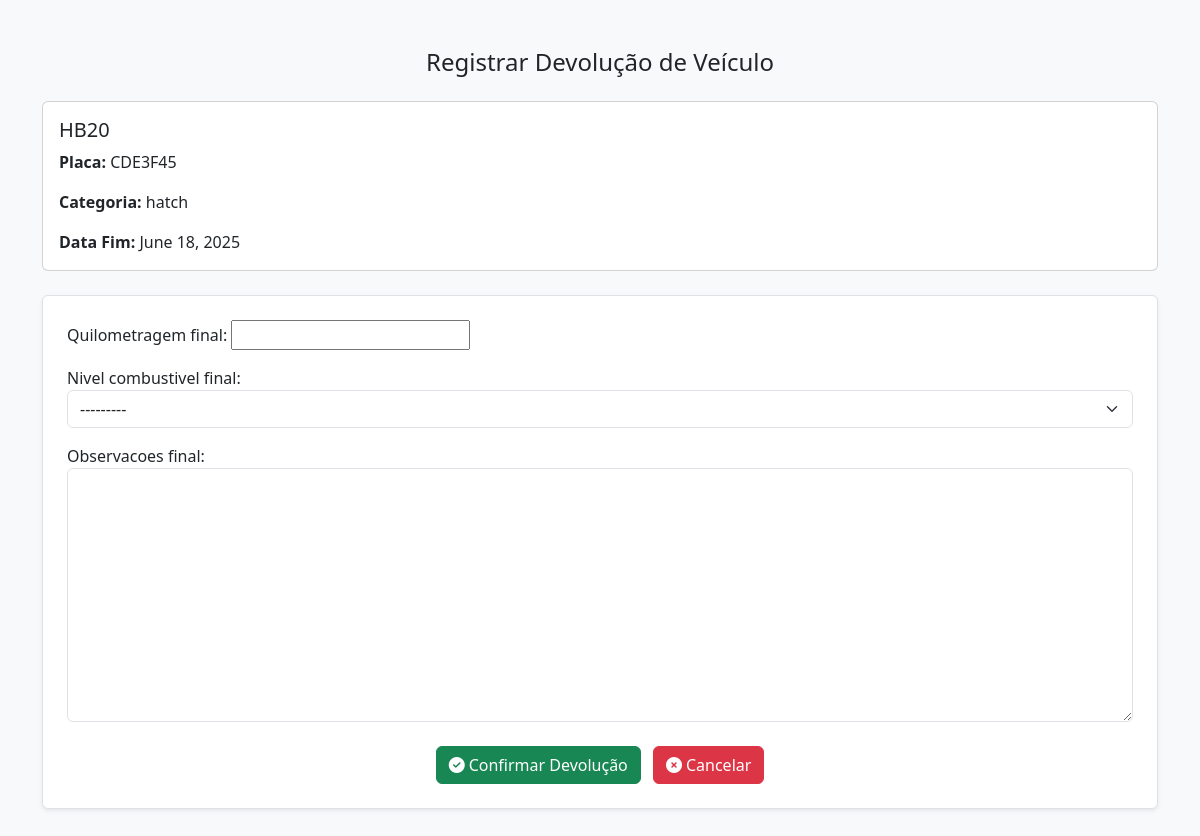
The app's page /reservas/registrar_devolucao/3/ (signed in) with its own data.
### reservas/models.py (models this page shows, shortened)
class Reserva(models.Model):
    STATUS_CHOICES = [
        ('confirmada', 'Confirmada'),
        ('pendente', 'Pendente'),
        ('retirada', 'Retirada'),
        ('finalizada', 'Finalizada'),
    ]
    COMBUSTIVEL_CHOICES = [
        ('cheio', 'Cheio'),
        ('3/4', '3/4'),
        ('meio', 'Meio'),
        ('1/4', '1/4'),
        ('quase_vazio', 'Quase vazio'),
        ('vazio', 'Vazio'),
    ]
    cliente = models.ForeignKey(Cliente, on_delete=models.CASCADE)
    veiculo = models.ForeignKey(Veiculo, on_delete=models.CASCADE)
    funcionario = models.ForeignKey(Funcionario, on_delete=models.CASCADE)
    data_inicio = models.DateField()
    data_fim = models.DateField()
    valor_total = models.DecimalField(max_digits=10, decimal_places=2, blank=True, null=True)
    status = models.CharField(max_length=20, choices=STATUS_CHOICES, default='pendente')
    quilometragem_inicial = models.IntegerField(null=True, blank=True)
    nivel_combustivel_inicial = models.CharField(
        max_length=20,
        choices=COMBUSTIVEL_CHOICES,
        null=True,
        blank=True
    )
    observacoes_inicial = models.TextField(null=True, blank=True)
    quilometragem_final = models.IntegerField(null=True, blank=True)
    nivel_combustivel_final = models.CharField(
        max_length=20,
        choices=COMBUSTIVEL_CHOICES,
        null=True,
        blank=True
    )
    observacoes_final = models.TextField(null=True, blank=True)

### veiculos/models.py (models this page shows, shortened)
class Veiculo(models.Model):
    CATEGORIAS = [
        ('hatch', 'Hatch'),
        ('sedan', 'Sedan'),
        ('suv', 'SUV'),
        ('pickup', 'Pickup'),
        ('luxo', 'Luxo'),
        ('utilitario', 'Utilitário'),
    ]
    STATUS = [
        ('disponivel', 'Disponível'),
        ('alugado', 'Alugado'),
        ('manutencao', 'Em Manutenção'),
    ]
    modelo = models.CharField(max_length=100)
    marca = models.CharField(max_length=100)
    ano = models.IntegerField()
    cor = models.CharField(max_length=50)
    categoria = models.CharField(max_length=50, choices=CATEGORIAS)
    placa = models.CharField(max_length=10, unique=True)
    preco_locacao = models.DecimalField(max_digits=8, decimal_places=2)
    status_disponibilidade = models.CharField(max_length=20, choices=STATUS, default='disponivel')
    imagem = models.ImageField(upload_to='veiculos/', null=True, blank=True)

### reservas/views.py (the view)
# urls.py: path('registrar_devolucao/<int:reserva_id>/', views.registrar_devolucao_veiculo, name='registrar_devolucao_veiculo'),
@login_required
def registrar_devolucao_veiculo(request, reserva_id):
    reserva = get_object_or_404(Reserva, id=reserva_id)
    if request.method == 'POST':
        form = DevolucaoVeiculoForm(request.POST, instance=reserva)
        if form.is_valid():
            reserva = form.save(commit=False)
            ordem_combustivel = ['cheio', '3/4', 'meio', '1/4', 'quase_vazio', 'vazio']
            nivel_inicial = (reserva.nivel_combustivel_inicial or '').strip()
            nivel_final = (reserva.nivel_combustivel_final or '').strip()
            if nivel_inicial not in ordem_combustivel or nivel_final not in ordem_combustivel:
                messages.error(request, 'Nível de combustível inválido.')
                return redirect('listar_reservas')
            if ordem_combustivel.index(nivel_final) < ordem_combustivel.index(nivel_inicial):
                messages.error(request, 'O nível de combustível na devolução não pode ser maior do que na retirada.')
                return redirect('listar_reservas')
            reserva.status = 'finalizada'
            reserva.veiculo.status_disponibilidade = 'disponivel'
            reserva.veiculo.save()
            reserva.save()
            messages.success(request, 'Devolução registrada com sucesso.')
            return redirect('listar_reservas')
    else:
        form = DevolucaoVeiculoForm(instance=reserva)
    return render(request, 'reservas/registrar_devolucao_veiculo.html', {'reserva': reserva, 'form': form})

### reservas/forms.py
class DevolucaoVeiculoForm(forms.ModelForm):
    class Meta:
        model = Reserva
        fields = ['quilometragem_final', 'nivel_combustivel_final', 'observacoes_final']
        widgets = {
            'nivel_combustivel_final': forms.Select(choices=Reserva.COMBUSTIVEL_CHOICES, attrs={'class': 'form-select'}),
            'observacoes_final': forms.Textarea(attrs={'class': 'form-control'}),
        }

### reservas/templates/reservas/registrar_devolucao_veiculo.html (shortened to what this page needs)
<!DOCTYPE html>
<html lang="pt-br">
<head>
  <link href="https://cdn.jsdelivr.net/npm/bootstrap@5.3.3/dist/css/bootstrap.min.css" rel="stylesheet">
  <link href="https://cdnjs.cloudflare.com/ajax/libs/font-awesome/6.5.0/css/all.min.css" rel="stylesheet">
</head>
<body class="bg-light">
  <div class="container py-5">
    <h4 class="text-center mb-4">Registrar Devolução de Veículo</h4>
    <div class="card mb-4">
      <div class="card-body">
        <h5 class="card-title">{{ reserva.veiculo.modelo }}</h5>
        <p class="card-text"><strong>Placa:</strong> {{ reserva.veiculo.placa }}</p>
        <p class="card-text"><strong>Categoria:</strong> {{ reserva.veiculo.categoria }}</p>
        <p class="card-text"><strong>Data Fim:</strong> {{ reserva.data_fim }}</p>
      </div>
    </div>
    <form method="post" class="border rounded p-4 bg-white shadow-sm">
      {{ form.as_p }}
      <div class="text-center mt-4">
        <button type="submit" class="btn btn-success me-2">
          <i class="fas fa-check-circle me-1"></i>Confirmar Devolução
        </button>
        <a href="{% url 'home' %}" class="btn btn-danger">
          <i class="fas fa-times-circle me-1"></i>Cancelar
        </a>
      </div>
    </form>
  </div>
</body>
</html>

### records on screen
Reserva: veiculo.modelo "HB20", veiculo.placa "CDE3F45", veiculo.categoria "hatch", data_fim "June 18, 2025", nivel_combustivel_final "---------"
